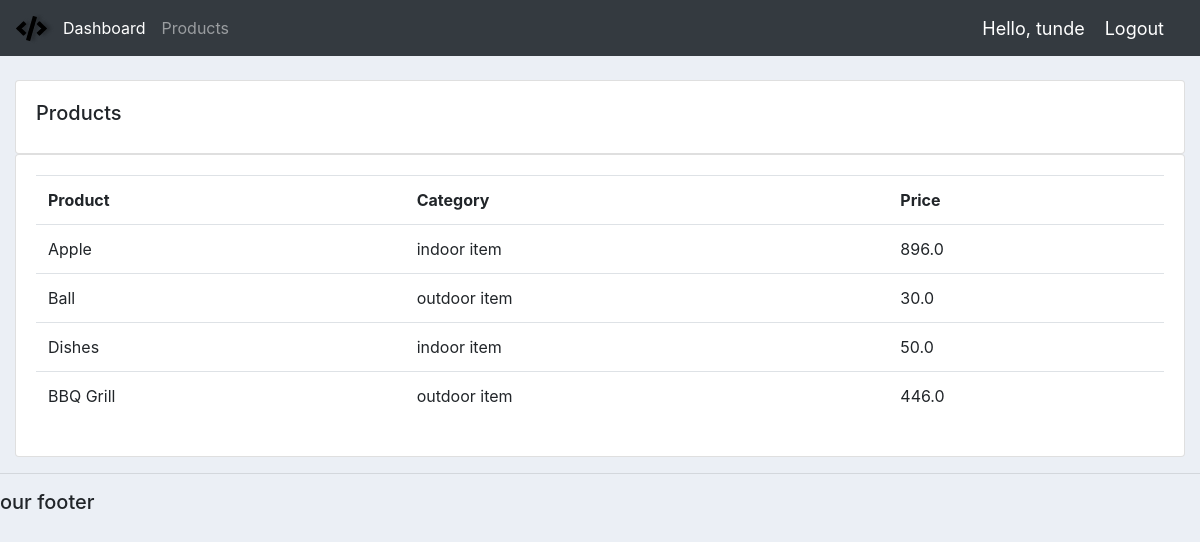
/products/ (signed in), run on the app's committed database.
### main/models.py (models this page shows, shortened)
class Product(models.Model):
    CATEGORY = (
        ('Indoor Item', 'Indoor Item'),
        ('Outdoor Item', 'Outdoor Item'),
    )
    name = models.CharField(max_length=200, null=True)
    price = models.FloatField( null=True)
    category = models.CharField(max_length=200, null=True, choices=CATEGORY)
    description = models.TextField( null=True, blank=True)
    date_created = models.DateTimeField(auto_now_add=True, null=True)
    tag = models.ManyToManyField(Tag)

### main/decorators.py (the view)
        def wrapper_func(request, *args, **kwargs):
            group = None
            if request.user.groups.exists():
                group = request.user.groups.all()[0].name
            if group in allowed_roles:
                return view_func(request, *args, **kwargs)
            else:
                return HttpResponse('You are not authorized to view this page')

### main/views.py (called while the page is built)
@login_required(login_url='login')
@allowed_user(allowed_roles=['admin'])
def products(request):
    products = Product.objects.all()
    context = {
        'products':products
    }
    return render(request, 'main/products.html', context )

### main/templates/main/products.html
{% extends 'main/base.html' %}
{% block content %}
<br>
<div class='row'>
    <div class='col-md'>
        <div class='card card-body'>
            <h5>Products</h5>
        </div>
        <div class='card card-body'>
            <table class='table'>
                <tr>
                    <th>Product</th>
                    <th>Category</th>
                    <th>Price</th>
                    {% for item in products %}
                    <tr>
                        <td>{{item.name}}</td>
                        <td>{{item.category}}</td>
                        <td>{{item.price}}</td>
                    </tr>
                    {% endfor %}
                </tr>
            </table>
        </div>
    </div>
</div>
{% endblock content %}

### main/templates/main/navbar.html (shortened to what this page needs)
{% load static %}
<link rel='stylesheet' type='text/css' href="{% static '/css/nav.css' %}">
<nav class="navbar navbar-expand-lg navbar-dark bg-dark">
    <img src={% static 'images/1one.png' %}>
    <div class="collapse navbar-collapse" id="navbarNav">
      <ul class="navbar-nav">
        {% if request.user.is_staff %}
        <li class="nav-item active">
          <a class="nav-link" href="{% url 'home' %}">Dashboard</a>
        </li>
        <li class="nav-item">
          <a class="nav-link" href="{% url 'product' %} "> Products</a>
        </li>
        {% else %}
        <li class="nav-item">
          <a class="nav-link" href="{% url 'account' %}">Settings</a>
        </li>
        {% endif %}
      </ul>
    </div>
    <span class= "hello-msg">Hello, {{request.user}} </span>
    <span><a class= "hello-msg" href="{% url 'logout' %}" >Logout</a></span>
  </nav>

### main/static/css/base.css (style rules this page uses)
body { background-color: #ebeff5; }

### main/static/css/nav.css (style rules this page uses)
.hello-msg { font-size: 18px; color: white; margin-right: 20px; }

### data on the page
Product: name "Apple", category "indoor item", price "896.0"
Product: name "Ball", category "outdoor item", price "30.0"
Product: name "Dishes", category "indoor item", price "50.0"
Product: name "BBQ Grill", category "outdoor item", price "446.0"

### other printed values
{{ request.user }} "tunde"
